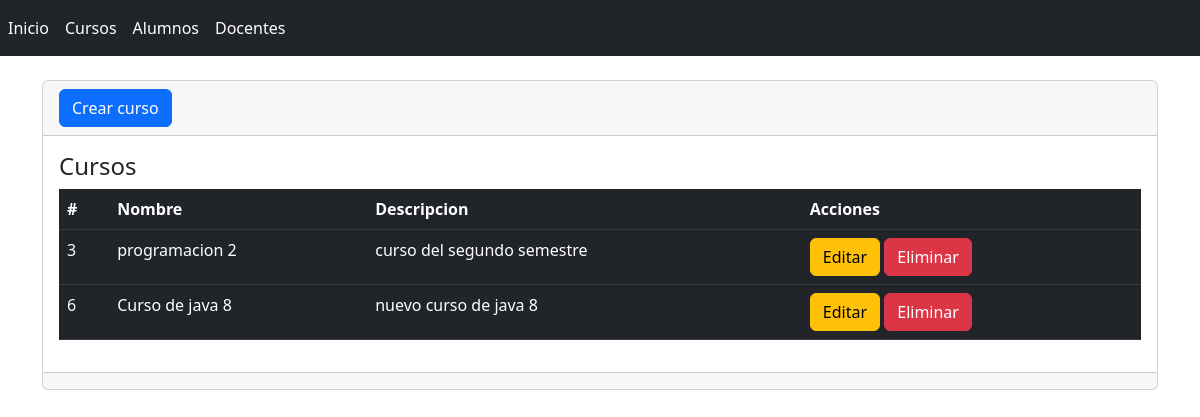
The page /cursos on the database as committed earlier.
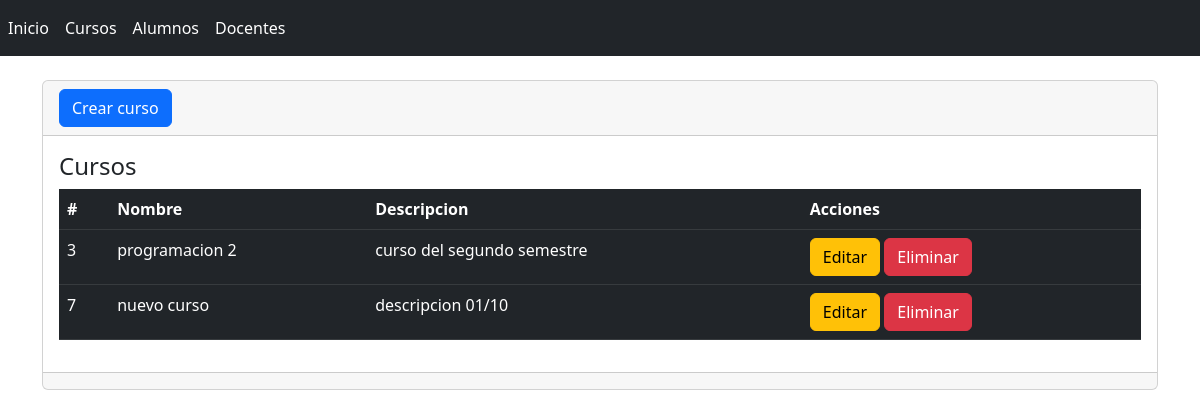
The same page on the database as committed later.
### universidad/models.py (models this page shows, shortened)
class Curso(models.Model):
    id = models.AutoField(primary_key=True)#id auto_increment
    nombre= models.CharField(max_length=255,verbose_name="Nombre")#campo de texto
    descripcion= models.TextField(null=False,verbose_name="Descripcion")

### universidad/views.py (the view)
# urls.py: path('cursos',views.cursos,name='cursos'),
def cursos(request):
    cursos=Curso.objects.all()#se consulta los cursos
    return render(request, 'cursos/index.html',{'cursos': cursos})#nombre y valor

### universidad/templates/cursos/index.html (shortened to what this page needs)
{% extends "base.html" %}
{% block contenido %}
<div class="card">
    <div class="card-header">
        <a name="" id="" class="btn btn-primary" href="{% url 'crear' %}" role="button">Crear curso</a>
    </div>
    <div class="card-body">
        <h4 class="card-title">Cursos</h4>
        <div class="table-responsive">
            <table class="table table-dark">
                <thead>
                    <tr>
                        <th scope="col">#</th>
                        <th scope="col">Nombre</th>
                        <th scope="col">Descripcion</th>
                        <th scope="col">Acciones</th>
                    </tr>
                </thead>
                <tbody>
                    {% for curso in cursos %}
                    <tr>
                        <td>{{ curso.id }}</td>
                        <td>{{ curso.nombre }}</td>
                        <td>{{ curso.descripcion }}</td>
                        <td>
                            <a name="" id="" class="btn btn-warning" href="{% url 'editar' curso.id %}" role="button">Editar</a>
                            <a name="" id="" class="btn btn-danger" href="{% url 'eliminar' curso.id %}" role="button">Eliminar</a>
                        </td>
                    </tr>
                    {% endfor %}
                </tbody>
            </table>
        </div>
    </div>
    <div class="card-footer text-muted">
    </div>
</div>
{% endblock %}

### alumno/templates/base.html (shortened to what this page needs)
{% load static %}
<!doctype html>
<html lang="en">
<head>
  <link rel="stylesheet" href="https://cdn.jsdelivr.net/npm/bootstrap@5.2.0/dist/css/bootstrap.min.css"
>
</head>
<body>
    <nav class="navbar navbar-expand navbar-dark bg-dark">
        <div class="nav navbar-nav">
            <a class="nav-item nav-link active" href="{% url 'inicio' %}">Inicio</a>
            <a class="nav-item nav-link active" href="{% url 'cursos' %}">Cursos</a>
            <a class="nav-item nav-link active" href="{% url 'alumnos' %}">Alumnos</a>
            <a class="nav-item nav-link active" href="{% url 'docentes' %}">Docentes</a>
        </div>
    </nav>
    <div class="container">
        <div class="row">
            <div class="col-12">
              <br>
                {% block contenido %}  {% endblock %}
            </div>
        </div>
    </div>
</body>
</html>

Rows that differ between the two databases and show on the page:
removed Curso: id "6", nombre "Curso de java 8", descripcion "nuevo curso de java 8"
added Curso: id "7", nombre "nuevo curso", descripcion "descripcion 01/10"
